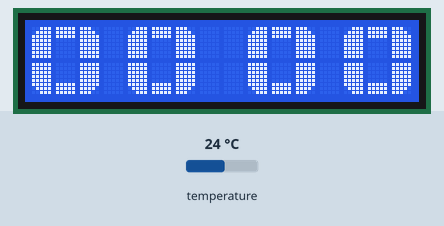
Recording of a sketch running on a simulated Arduino Uno, built with avr-gcc and run on an emulated ATmega328P. Parts: 16×2 character LCD. The inputs (shaded band) are chosen by the test bench; at power-on: temperature 24 °C. The local clock reads 2024-03-15 10:24:30 at power-on unless the sketch sets it.

Above: at 0.1 s.
At 9.1 s:
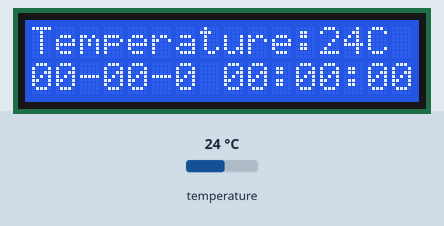
At 18.2 s:
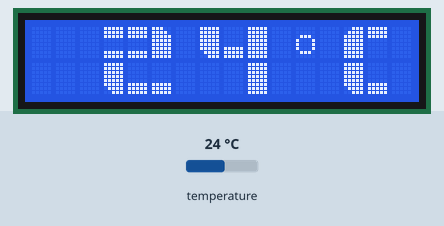
At 26.2 s:
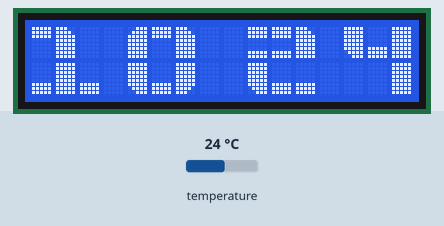
At 35.2 s:
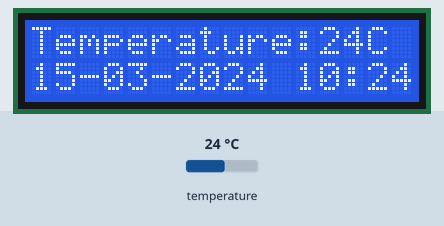
At 39.2 s:
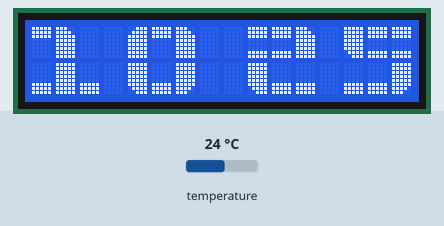

The sketch:

lcd_16x2_ds3231_SPI_last.ino
```cpp
// CLOCK LCD 16X2 BIG FONT V1.0 SPI LCD version

#include <Wire.h>
#include <LiquidCrystal.h>
#include <DS3231.h>


DS3231 clock;
RTCDateTime dt;

LiquidCrystal lcd(8, 9, 4, 5, 6, 7);

byte LT[8] =
{


  B00111,
  B01111,
  B11111,
  B11111,
  B11111,
  B11111,
  B11111,
  B11111
};
byte UB[8] =
{
  B11111,
  B11111,
  B11111,
  B00000,
  B00000,
  B00000,
  B00000,
  B00000
};
byte RT[8] =
{

  B11100,
  B11110,
  B11111,
  B11111,
  B11111,
  B11111,
  B11111,
  B11111
};
byte LL[8] =
{


  B11111,
  B11111,
  B11111,
  B11111,
  B11111,
  B11111,
  B01111,
  B00111
};
byte LB[8] =
{
  B00000,
  B00000,
  B00000,
  B00000,
  B00000,
  B11111,
  B11111,
  B11111
};
byte LR[8] =
{


  B11111,
  B11111,
  B11111,
  B11111,
  B11111,
  B11111,
  B11110,
  B11100
};
byte MB[8] =
{
  B11111,
  B11111,
  B11111,
  B00000,
  B00000,
  B00000,
  B11111,
  B11111
};
byte block[8] =
{
  B11111,
  B11111,
  B11111,
  B11111,
  B11111,
  B11111,
  B11111,
  B11111
};


void setup () {
  Serial.begin(9600);
  clock.begin();
  lcd.begin(16, 2);
  lcd.home();

  lcd.createChar(0,LT);
  lcd.createChar(1,UB);
  lcd.createChar(2,RT);
  lcd.createChar(3,LL);
  lcd.createChar(4,LB);
  lcd.createChar(5,LR);
  lcd.createChar(6,MB);
  lcd.createChar(7,block);


  lcd.clear();

}


void custom0(int x){ // uses segments to build the number 0

  lcd.setCursor(x,0);
  lcd.write((byte)0);
  lcd.write(1);
  lcd.write(2);
  lcd.setCursor(x, 1);
  lcd.write(3);
  lcd.write(4);
  lcd.write(5);
}

void custom1(int x){
  lcd.setCursor(x,0);
  lcd.write(1);
  lcd.write(2);
  lcd.print(" ");
  lcd.setCursor(x,1);
  lcd.write(4);
  lcd.write(7);
  lcd.write(4);
}

void custom2(int x){
  lcd.setCursor(x,0);
  lcd.write(6);
  lcd.write(6);
  lcd.write(2);
  lcd.setCursor(x, 1);
  lcd.write(3);
  lcd.write(4);
  lcd.write(4);
}

void custom3(int x){
  lcd.setCursor(x,0);
  lcd.write(6);
  lcd.write(6);
  lcd.write(2);
  lcd.setCursor(x, 1);
  lcd.write(4);
  lcd.write(4);
  lcd.write(5);
}

void custom4(int x){
  lcd.setCursor(x,0);
  lcd.write(3);
  lcd.write(4);
  lcd.write(7);
  lcd.setCursor(x, 1);
  lcd.print(" ");
  lcd.print(" ");
  lcd.write(7);
}

void custom5(int x){
  lcd.setCursor(x,0);
  lcd.write(3);
  lcd.write(6);
  lcd.write(6);
  lcd.setCursor(x, 1);
  lcd.write(4);
  lcd.write(4);
  lcd.write(5);
}

void custom6(int x){
  lcd.setCursor(x,0);
  lcd.write((byte)0);
  lcd.write(6);
  lcd.write(6);
  lcd.setCursor(x, 1);
  lcd.write(3);
  lcd.write(4);
  lcd.write(5);
}

void custom7(int x){
  lcd.setCursor(x,0);
  lcd.write(1);
  lcd.write(1);
  lcd.write(2);
  lcd.setCursor(x, 1);
  lcd.print(" ");
  lcd.print(" ");
  lcd.write(7);
}

void custom8(int x){
  lcd.setCursor(x,0);
  lcd.write((byte)0);
  lcd.write(6);
  lcd.write(2);
  lcd.setCursor(x, 1);
  lcd.write(3);
  lcd.write(4);
  lcd.write(5);
}

void custom9(int x){
  lcd.setCursor(x,0);
  lcd.write((byte)0);
  lcd.write(6);
  lcd.write(2);
  lcd.setCursor(x, 1);
  lcd.print(" ");
  lcd.print(" ");
  lcd.write(7);

}

void loop () {

  digitalClockDisplay();

  clock.forceConversion();
  dt = clock.getDateTime();

}


void digitalClockDisplay(){

 int temp = clock.readTemperature();


lcd.clear();
  printDigits((dt.hour)/10,0);
  printDigits((dt.hour)%10,4);

  printDigits((dt.minute)/10,9);
  printDigits((dt.minute)%10,13);

delay(5000);


  lcd.clear();
  printDigits((temp)/10,3);
  printDigits((temp)%10,7);

  lcd.setCursor(11,0);
  lcd.print("o");


  lcd.setCursor(13,0);
  lcd.write((byte)0);
  lcd.write(1);

  lcd.setCursor(13, 1);
  lcd.write(3);
  lcd.write(4);

lcd.print(" ");


 delay(4000);
 lcd.clear();
lcd.setCursor(0,0);
lcd.print("Temperature:");
lcd.print(temp);
lcd.print("C");
lcd.setCursor(0,1);
lcd.println(clock.dateFormat("d-m-Y H:i:s", dt));
// Serial.println(clock.dateFormat("d-m-Y H:i:s - l", dt));
delay(4000);

}


void printDigits(int digits, int x){

  switch (digits) {
  case 0:
    custom0(x);
    break;
  case 1:
    custom1(x);
    break;
  case 2:
    custom2(x);
    break;
  case 3:
    custom3(x);
    break;
  case 4:
    custom4(x);
    break;
  case 5:
    custom5(x);
    break;
  case 6:
    custom6(x);
    break;
  case 7:
    custom7(x);
    break;
  case 8:
    custom8(x);
    break;
  case 9:
    custom9(x);
    break;

  }


}
```

Measured:
- what the display in image 1 shows lasts 4.0 s, from 9.1 s to 13.1 s
- what the display in image 3 shows lasts 5.0 s, from 26.1 s to 31.1 s
